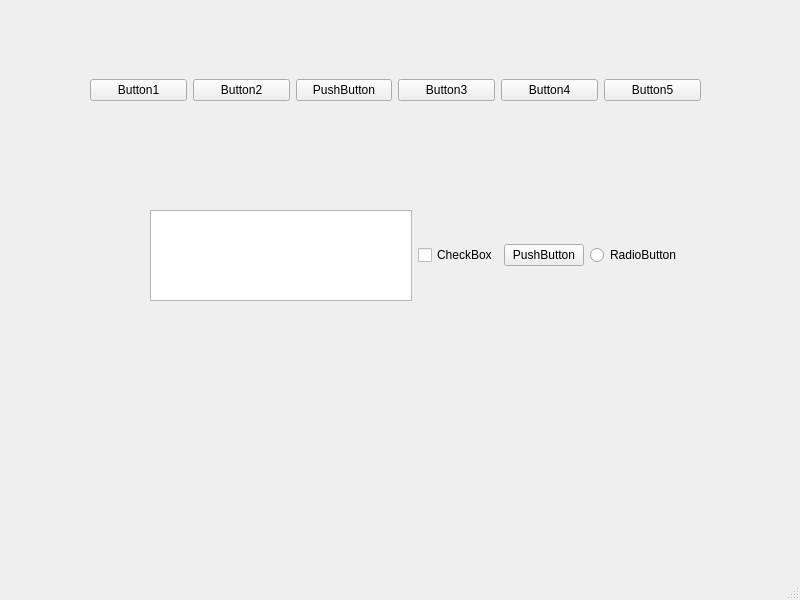
<?xml version="1.0" encoding="UTF-8"?>
<ui version="4.0">
 <class>MainWindow</class>
 <widget class="QMainWindow" name="MainWindow">
  <property name="geometry">
   <rect>
    <x>0</x>
    <y>0</y>
    <width>800</width>
    <height>600</height>
   </rect>
  </property>
  <property name="windowTitle">
   <string>MainWindow</string>
  </property>
  <widget class="QWidget" name="centralwidget">
   <widget class="QWidget" name="horizontalLayoutWidget">
    <property name="geometry">
     <rect>
      <x>150</x>
      <y>210</y>
      <width>531</width>
      <height>91</height>
     </rect>
    </property>
    <layout class="QHBoxLayout" name="horizontalLayout_2">
     <item>
      <widget class="QListView" name="listView"/>
     </item>
     <item>
      <widget class="QCheckBox" name="checkBox">
       <property name="text">
        <string>CheckBox</string>
       </property>
      </widget>
     </item>
     <item>
      <widget class="QPushButton" name="pushButton_6">
       <property name="text">
        <string>PushButton</string>
       </property>
      </widget>
     </item>
     <item>
      <widget class="QRadioButton" name="radioButton">
       <property name="text">
        <string>RadioButton</string>
       </property>
      </widget>
     </item>
    </layout>
   </widget>
   <widget class="QWidget" name="">
    <property name="geometry">
     <rect>
      <x>90</x>
      <y>40</y>
      <width>611</width>
      <height>101</height>
     </rect>
    </property>
    <layout class="QHBoxLayout" name="horizontalLayout">
     <item>
      <widget class="QPushButton" name="pushButton">
       <property name="text">
        <string>Button1</string>
       </property>
      </widget>
     </item>
     <item>
      <widget class="QPushButton" name="pushButton_5">
       <property name="text">
        <string>Button2</string>
       </property>
      </widget>
     </item>
     <item>
      <widget class="QPushButton" name="pushButton_7">
       <property name="text">
        <string>PushButton</string>
       </property>
      </widget>
     </item>
     <item>
      <widget class="QPushButton" name="pushButton_4">
       <property name="text">
        <string>Button3</string>
       </property>
      </widget>
     </item>
     <item>
      <widget class="QPushButton" name="pushButton_3">
       <property name="text">
        <string>Button4</string>
       </property>
      </widget>
     </item>
     <item>
      <widget class="QPushButton" name="pushButton_2">
       <property name="text">
        <string>Button5</string>
       </property>
      </widget>
     </item>
    </layout>
   </widget>
  </widget>
  <widget class="QMenuBar" name="menubar">
   <property name="geometry">
    <rect>
     <x>0</x>
     <y>0</y>
     <width>800</width>
     <height>22</height>
    </rect>
   </property>
  </widget>
  <widget class="QStatusBar" name="statusbar"/>
 </widget>
 <resources/>
 <connections/>
</ui>
